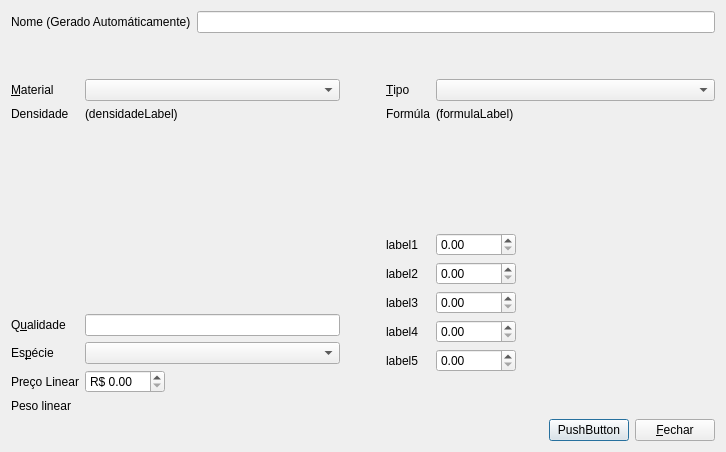
<ui version="4.0" >
 <class>MateriaPrima</class>
 <widget class="QDialog" name="MateriaPrima" >
  <property name="geometry" >
   <rect>
    <x>0</x>
    <y>0</y>
    <width>726</width>
    <height>452</height>
   </rect>
  </property>
  <property name="windowTitle" >
   <string>Matéria Prima</string>
  </property>
  <layout class="QVBoxLayout" name="verticalLayout_2" >
   <item>
    <layout class="QVBoxLayout" name="verticalLayout" >
     <item>
      <layout class="QHBoxLayout" name="horizontalLayout_2" >
       <item>
        <layout class="QHBoxLayout" name="horizontalLayout_3" >
         <item>
          <widget class="QLabel" name="label_6" >
           <property name="text" >
            <string>Nome (Gerado Automáticamente)</string>
           </property>
          </widget>
         </item>
         <item>
          <widget class="QLineEdit" name="nomeEdit" >
           <property name="maxLength" >
            <number>128</number>
           </property>
           <property name="readOnly" >
            <bool>true</bool>
           </property>
          </widget>
         </item>
        </layout>
       </item>
      </layout>
     </item>
     <item>
      <spacer name="verticalSpacer" >
       <property name="orientation" >
        <enum>Qt::Vertical</enum>
       </property>
       <property name="sizeType" >
        <enum>QSizePolicy::Minimum</enum>
       </property>
       <property name="sizeHint" stdset="0" >
        <size>
         <width>20</width>
         <height>40</height>
        </size>
       </property>
      </spacer>
     </item>
     <item>
      <layout class="QHBoxLayout" name="horizontalLayout_4" >
       <item>
        <layout class="QFormLayout" name="formLayout_2" >
         <property name="fieldGrowthPolicy" >
          <enum>QFormLayout::AllNonFixedFieldsGrow</enum>
         </property>
         <item row="0" column="0" >
          <widget class="QLabel" name="label" >
           <property name="text" >
            <string>&amp;Material</string>
           </property>
           <property name="buddy" >
            <cstring>materialCombo</cstring>
           </property>
          </widget>
         </item>
         <item row="1" column="0" >
          <widget class="QLabel" name="label_7" >
           <property name="text" >
            <string>Densidade</string>
           </property>
          </widget>
         </item>
         <item row="1" column="1" >
          <widget class="QLabel" name="densidadeLabel" >
           <property name="font" >
            <font>
             <weight>50</weight>
             <bold>false</bold>
            </font>
           </property>
           <property name="text" >
            <string>(densidadeLabel)</string>
           </property>
          </widget>
         </item>
         <item row="2" column="1" >
          <spacer name="verticalSpacer_3" >
           <property name="orientation" >
            <enum>Qt::Vertical</enum>
           </property>
           <property name="sizeHint" stdset="0" >
            <size>
             <width>20</width>
             <height>40</height>
            </size>
           </property>
          </spacer>
         </item>
         <item row="3" column="0" >
          <widget class="QLabel" name="label_5" >
           <property name="text" >
            <string>Q&amp;ualidade</string>
           </property>
           <property name="buddy" >
            <cstring>qualidadeEdit</cstring>
           </property>
          </widget>
         </item>
         <item row="3" column="1" >
          <widget class="QLineEdit" name="qualidadeEdit" >
           <property name="sizePolicy" >
            <sizepolicy vsizetype="Fixed" hsizetype="Preferred" >
             <horstretch>0</horstretch>
             <verstretch>0</verstretch>
            </sizepolicy>
           </property>
           <property name="inputMask" >
            <string/>
           </property>
           <property name="maxLength" >
            <number>64</number>
           </property>
          </widget>
         </item>
         <item row="4" column="0" >
          <widget class="QLabel" name="label_4" >
           <property name="text" >
            <string>Es&amp;pécie</string>
           </property>
           <property name="buddy" >
            <cstring>especieCombo</cstring>
           </property>
          </widget>
         </item>
         <item row="4" column="1" >
          <widget class="SqlComboBox" name="especieCombo" />
         </item>
         <item row="0" column="1" >
          <widget class="SqlComboBox" name="materialCombo" />
         </item>
         <item row="6" column="0" >
          <widget class="QLabel" name="label_3" >
           <property name="text" >
            <string>Peso linear</string>
           </property>
          </widget>
         </item>
         <item row="6" column="1" >
          <widget class="QLabel" name="linearLabel" >
           <property name="text" >
            <string/>
           </property>
          </widget>
         </item>
         <item row="5" column="0" >
          <widget class="QLabel" name="label_8" >
           <property name="text" >
            <string>Preço Linear</string>
           </property>
          </widget>
         </item>
         <item row="5" column="1" >
          <widget class="QDoubleSpinBox" name="precoSpin" >
           <property name="maximumSize" >
            <size>
             <width>80</width>
             <height>16777215</height>
            </size>
           </property>
           <property name="prefix" >
            <string>R$ </string>
           </property>
           <property name="decimals" >
            <number>2</number>
           </property>
           <property name="singleStep" >
            <double>0.500000000000000</double>
           </property>
          </widget>
         </item>
        </layout>
       </item>
       <item>
        <spacer name="horizontalSpacer_2" >
         <property name="orientation" >
          <enum>Qt::Horizontal</enum>
         </property>
         <property name="sizeType" >
          <enum>QSizePolicy::Maximum</enum>
         </property>
         <property name="sizeHint" stdset="0" >
          <size>
           <width>40</width>
           <height>20</height>
          </size>
         </property>
        </spacer>
       </item>
       <item>
        <layout class="QFormLayout" name="formLayout_3" >
         <property name="fieldGrowthPolicy" >
          <enum>QFormLayout::AllNonFixedFieldsGrow</enum>
         </property>
         <item row="0" column="0" >
          <widget class="QLabel" name="label_2" >
           <property name="text" >
            <string>&amp;Tipo</string>
           </property>
           <property name="buddy" >
            <cstring>tipoCombo</cstring>
           </property>
          </widget>
         </item>
         <item row="0" column="1" >
          <widget class="QComboBox" name="tipoCombo" />
         </item>
         <item row="1" column="0" >
          <widget class="QLabel" name="formulaInfo" >
           <property name="text" >
            <string>Formúla</string>
           </property>
          </widget>
         </item>
         <item row="1" column="1" >
          <widget class="QLabel" name="formulaLabel" >
           <property name="text" >
            <string>(formulaLabel)</string>
           </property>
          </widget>
         </item>
         <item row="3" column="0" >
          <widget class="QLabel" name="label1" >
           <property name="text" >
            <string>label1</string>
           </property>
           <property name="buddy" >
            <cstring>doubleSpinBox1</cstring>
           </property>
          </widget>
         </item>
         <item row="3" column="1" >
          <widget class="QDoubleSpinBox" name="doubleSpinBox1" >
           <property name="maximumSize" >
            <size>
             <width>80</width>
             <height>16777215</height>
            </size>
           </property>
           <property name="specialValueText" >
            <string/>
           </property>
           <property name="accelerated" >
            <bool>true</bool>
           </property>
           <property name="decimals" >
            <number>2</number>
           </property>
           <property name="minimum" >
            <double>0.000000000000000</double>
           </property>
           <property name="maximum" >
            <double>9999.000000000000000</double>
           </property>
           <property name="singleStep" >
            <double>0.500000000000000</double>
           </property>
          </widget>
         </item>
         <item row="4" column="0" >
          <widget class="QLabel" name="label2" >
           <property name="text" >
            <string>label2</string>
           </property>
           <property name="buddy" >
            <cstring>doubleSpinBox2</cstring>
           </property>
          </widget>
         </item>
         <item row="4" column="1" >
          <widget class="QDoubleSpinBox" name="doubleSpinBox2" >
           <property name="maximumSize" >
            <size>
             <width>80</width>
             <height>16777215</height>
            </size>
           </property>
           <property name="specialValueText" >
            <string/>
           </property>
           <property name="accelerated" >
            <bool>true</bool>
           </property>
           <property name="decimals" >
            <number>2</number>
           </property>
           <property name="minimum" >
            <double>0.000000000000000</double>
           </property>
           <property name="maximum" >
            <double>9999.000000000000000</double>
           </property>
           <property name="singleStep" >
            <double>0.500000000000000</double>
           </property>
          </widget>
         </item>
         <item row="5" column="0" >
          <widget class="QLabel" name="label3" >
           <property name="text" >
            <string>label3</string>
           </property>
           <property name="buddy" >
            <cstring>doubleSpinBox3</cstring>
           </property>
          </widget>
         </item>
         <item row="5" column="1" >
          <widget class="QDoubleSpinBox" name="doubleSpinBox3" >
           <property name="maximumSize" >
            <size>
             <width>80</width>
             <height>16777215</height>
            </size>
           </property>
           <property name="specialValueText" >
            <string/>
           </property>
           <property name="accelerated" >
            <bool>true</bool>
           </property>
           <property name="decimals" >
            <number>2</number>
           </property>
           <property name="minimum" >
            <double>0.000000000000000</double>
           </property>
           <property name="maximum" >
            <double>9999.000000000000000</double>
           </property>
           <property name="singleStep" >
            <double>0.500000000000000</double>
           </property>
          </widget>
         </item>
         <item row="6" column="0" >
          <widget class="QLabel" name="label4" >
           <property name="text" >
            <string>label4</string>
           </property>
           <property name="buddy" >
            <cstring>doubleSpinBox4</cstring>
           </property>
          </widget>
         </item>
         <item row="6" column="1" >
          <widget class="QDoubleSpinBox" name="doubleSpinBox4" >
           <property name="maximumSize" >
            <size>
             <width>80</width>
             <height>16777215</height>
            </size>
           </property>
           <property name="specialValueText" >
            <string/>
           </property>
           <property name="accelerated" >
            <bool>true</bool>
           </property>
           <property name="decimals" >
            <number>2</number>
           </property>
           <property name="minimum" >
            <double>0.000000000000000</double>
           </property>
           <property name="maximum" >
            <double>9999.000000000000000</double>
           </property>
           <property name="singleStep" >
            <double>0.500000000000000</double>
           </property>
          </widget>
         </item>
         <item row="7" column="0" >
          <widget class="QLabel" name="label5" >
           <property name="text" >
            <string>label5</string>
           </property>
           <property name="buddy" >
            <cstring>doubleSpinBox5</cstring>
           </property>
          </widget>
         </item>
         <item row="7" column="1" >
          <widget class="QDoubleSpinBox" name="doubleSpinBox5" >
           <property name="maximumSize" >
            <size>
             <width>80</width>
             <height>16777215</height>
            </size>
           </property>
           <property name="specialValueText" >
            <string/>
           </property>
           <property name="accelerated" >
            <bool>true</bool>
           </property>
           <property name="decimals" >
            <number>2</number>
           </property>
           <property name="minimum" >
            <double>0.000000000000000</double>
           </property>
           <property name="maximum" >
            <double>9999.000000000000000</double>
           </property>
           <property name="singleStep" >
            <double>0.500000000000000</double>
           </property>
          </widget>
         </item>
         <item row="2" column="1" >
          <widget class="QLabel" name="pictureLabel" >
           <property name="minimumSize" >
            <size>
             <width>128</width>
             <height>100</height>
            </size>
           </property>
           <property name="text" >
            <string/>
           </property>
          </widget>
         </item>
        </layout>
       </item>
      </layout>
     </item>
     <item>
      <layout class="QHBoxLayout" name="horizontalLayout" >
       <item>
        <spacer name="horizontalSpacer" >
         <property name="orientation" >
          <enum>Qt::Horizontal</enum>
         </property>
         <property name="sizeHint" stdset="0" >
          <size>
           <width>40</width>
           <height>20</height>
          </size>
         </property>
        </spacer>
       </item>
       <item>
        <widget class="QPushButton" name="submitButton" >
         <property name="text" >
          <string>PushButton</string>
         </property>
        </widget>
       </item>
       <item>
        <widget class="QPushButton" name="cancelButton" >
         <property name="text" >
          <string>&amp;Fechar</string>
         </property>
        </widget>
       </item>
      </layout>
     </item>
    </layout>
   </item>
  </layout>
 </widget>
 <customwidgets>
  <customwidget>
   <class>SqlComboBox</class>
   <extends>QComboBox</extends>
   <header>SqlComboBox.h</header>
  </customwidget>
 </customwidgets>
 <resources/>
 <connections/>
</ui>
